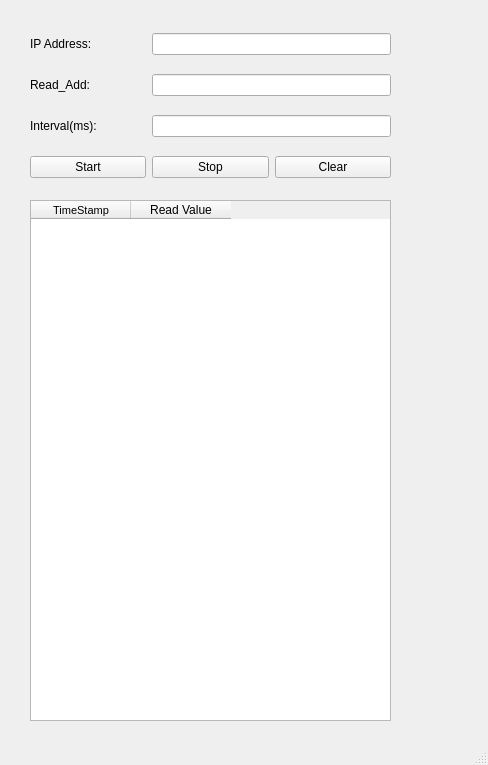
<?xml version="1.0" encoding="UTF-8"?>
<ui version="4.0">
 <class>MainWindow</class>
 <widget class="QMainWindow" name="MainWindow">
  <property name="geometry">
   <rect>
    <x>0</x>
    <y>0</y>
    <width>488</width>
    <height>765</height>
   </rect>
  </property>
  <property name="windowTitle">
   <string>MainWindow</string>
  </property>
  <widget class="QWidget" name="centralwidget">
   <widget class="QWidget" name="gridLayoutWidget">
    <property name="geometry">
     <rect>
      <x>30</x>
      <y>20</y>
      <width>361</width>
      <height>171</height>
     </rect>
    </property>
    <layout class="QGridLayout" name="gridLayout">
     <item row="4" column="0">
      <widget class="QPushButton" name="pushButton">
       <property name="text">
        <string>Start</string>
       </property>
      </widget>
     </item>
     <item row="4" column="2">
      <widget class="QPushButton" name="pushButton_3">
       <property name="text">
        <string>Clear</string>
       </property>
      </widget>
     </item>
     <item row="2" column="1" colspan="2">
      <widget class="QLineEdit" name="lineEdit_2"/>
     </item>
     <item row="2" column="0">
      <widget class="QLabel" name="label_2">
       <property name="text">
        <string>Read_Add:</string>
       </property>
      </widget>
     </item>
     <item row="0" column="1" colspan="2">
      <widget class="QLineEdit" name="lineEdit"/>
     </item>
     <item row="0" column="0">
      <widget class="QLabel" name="label">
       <property name="text">
        <string>IP Address:</string>
       </property>
      </widget>
     </item>
     <item row="4" column="1">
      <widget class="QPushButton" name="pushButton_2">
       <property name="text">
        <string>Stop</string>
       </property>
      </widget>
     </item>
     <item row="3" column="0">
      <widget class="QLabel" name="label_3">
       <property name="text">
        <string>Interval(ms):</string>
       </property>
      </widget>
     </item>
     <item row="3" column="1" colspan="2">
      <widget class="QLineEdit" name="lineEdit_3"/>
     </item>
    </layout>
   </widget>
   <widget class="QTableWidget" name="tableWidget">
    <property name="geometry">
     <rect>
      <x>30</x>
      <y>200</y>
      <width>361</width>
      <height>521</height>
     </rect>
    </property>
    <column>
     <property name="text">
      <string>TimeStamp</string>
     </property>
     <property name="font">
      <font>
       <pointsize>8</pointsize>
      </font>
     </property>
    </column>
    <column>
     <property name="text">
      <string>Read Value</string>
     </property>
    </column>
   </widget>
  </widget>
  <widget class="QMenuBar" name="menubar">
   <property name="geometry">
    <rect>
     <x>0</x>
     <y>0</y>
     <width>488</width>
     <height>21</height>
    </rect>
   </property>
  </widget>
  <widget class="QStatusBar" name="statusbar"/>
 </widget>
 <resources/>
 <connections/>
</ui>
